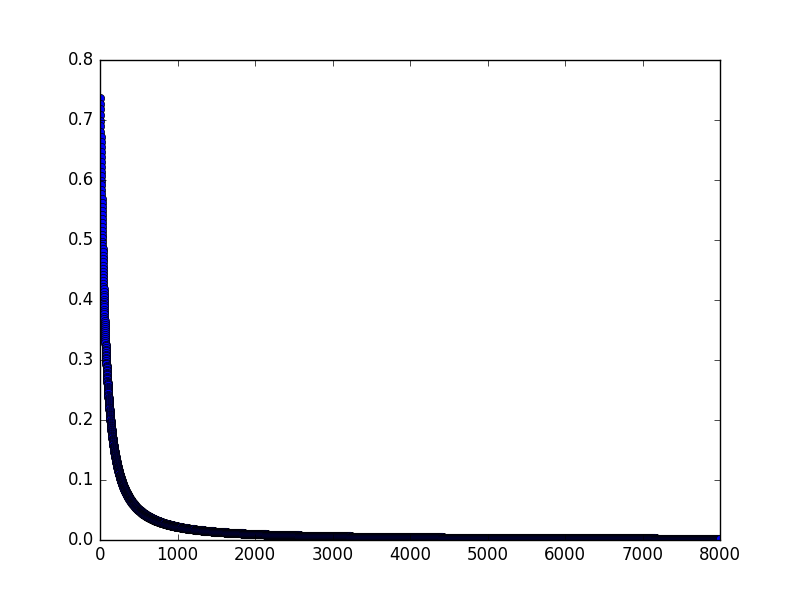

Write the Python code that produced this figure.
import tensorflow as tf
import pickle
import matplotlib.pyplot as plt

bank = pickle.load(open('bank.pkl', 'rb', 2))

x_train = bank['x_train']
y_train = bank['y_train']

x_test = bank['x_test']
y_test = bank['y_test']


x = tf.placeholder(tf.float32, shape = [None,4])
y = tf.placeholder(tf.float32, shape = [None,2])

first_layer = tf.layers.dense(x, 8, activation = tf.nn.tanh)
second_layer = tf.layers.dense(first_layer, 4, activation = tf.nn.tanh)
third_layer = tf.layers.dense(second_layer, 3, activation = tf.nn.tanh)
output = tf.layers.dense(third_layer, 2)

loss = tf.losses.softmax_cross_entropy(onehot_labels= y, logits = output)

optimizer = tf.train.GradientDescentOptimizer(0.01)
train = optimizer.minimize(loss)

accuracy = tf.metrics.accuracy(tf.argmax(y,1), tf.argmax(output,1))

# Inits
init_g = tf.global_variables_initializer()
init_l = tf.local_variables_initializer()

with tf.Session() as sess:

	sess.run(init_g)
	sess.run(init_l)
	# end of inits
	for i in range(8000):
		sess.run(train, feed_dict={x: x_train, y: y_train})
		
		c = sess.run(loss, feed_dict={x: x_train, y:y_train})
		print("Epoch: " + str(i) + " loss: " + str(c))
		plt.plot(i, c, 'bo', label='Testing data')
	
	
	#print("Optimization finished")
	training_cost = sess.run(loss, feed_dict={x: x_train, y: y_train})
	#print("training cost: " + str(training_cost))
	
	
	#print("Testing")
	
	#testing_cost = sess.run(loss, feed_dict={x: x_test, y: y_test})
	#print("Test cost: " + str(testing_cost))
	
	print("Accuracy: " +  str(sess.run(accuracy, feed_dict={x: x_test, y: y_test})))
	
	plt.show()
